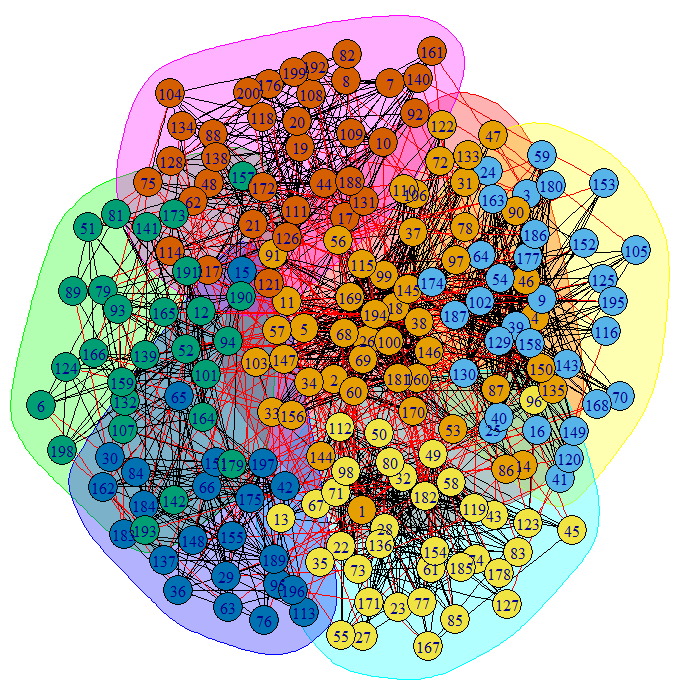

Generate this figure with R:
library(kernlab)
library(igraph)
library(KRLS)

createGraph <- function(dir) {
  g_file <- read.table(paste('./', dir, '/network.dat', sep=''))
  G <- graph.data.frame(g_file, directed=T)
  A <- get.adjacency(G)
  CM <- read.table(paste('./', dir, '/community.dat', sep=''))
  GT <- CM$V2
  names(GT) <- CM$V1
  return(list(G, A, GT))
}

runSpecCluster <- function(A, GT) {
  return(specc(as.matrix(A), centers=length(unique(GT))))
}

runDeepKMeans <- function(G, GT, l, n) {
  S <- similarity.jaccard(G)
  d <- degree(G,mode='all')
  D <- diag(1/d)
  X <- D %*% S
  for(layer in 1:l) {
    K <- kmeans(X, centers=dim(X)[1]/2, iter.max=i, nstart=n)
    X <- K$centers
  }
  return(kmeans(t(X), centers=length(unique(GT)), iter.max=i, nstart=n))
}

Graph <- createGraph('./data/200')
G <- Graph[[1]]
A <- Graph[[2]]
GT <- Graph[[3]]
l <- 3
i <- 100
n <- 100

set.seed(12345)
igraph.options(vertex.size=10)
SC <- runSpecCluster(A, GT)
cat('Spectral Clustering Accuracy:', compare(GT, SC[1:length(GT)], method='nmi'), '\n')
plot(create.communities(G, membership=SC[1:length(GT)]), as.undirected(G), layout=layout.kamada.kawai(as.undirected(G)))
DKM <- runDeepKMeans(G, GT, l, n)
cat('Deep K-Means Accuracy:', compare(GT, DKM$cluster, method='nmi'))
plot(create.communities(G, membership=DKM$cluster), as.undirected(G), layout=layout.kamada.kawai(as.undirected(G)))
